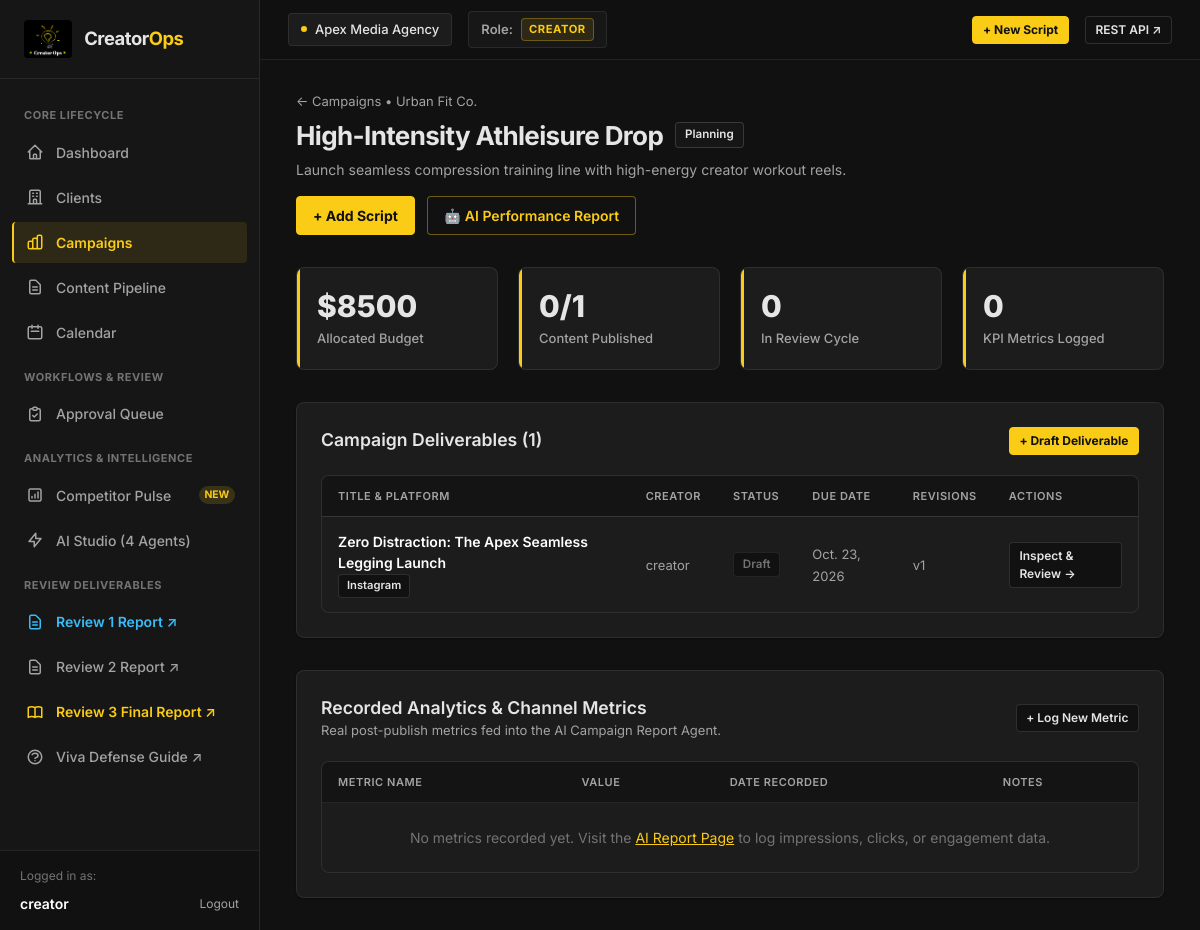
The page /campaigns/3/ (signed in) on the database as committed earlier.
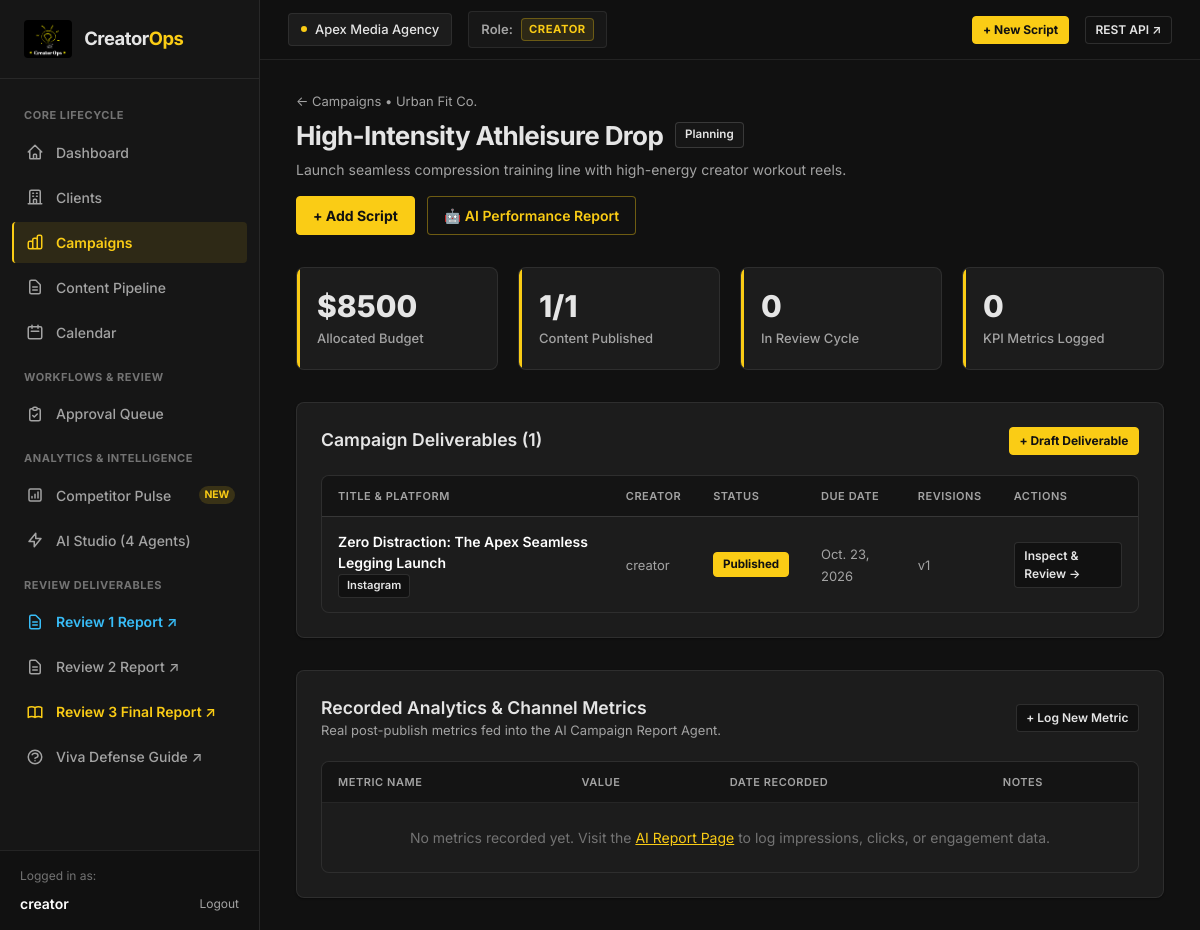
The same page on the database as committed later.
### campaigns/models.py (models this page shows, shortened)
class Campaign(models.Model):
    class Status(models.TextChoices):
        PLANNING = "PLANNING", "Planning"
        ACTIVE = "ACTIVE", "Active"
        PAUSED = "PAUSED", "Paused"
        COMPLETED = "COMPLETED", "Completed"
    client = models.ForeignKey(Client, on_delete=models.CASCADE, related_name="campaigns")
    title = models.CharField(max_length=255)
    objective = models.TextField(help_text="Campaign goal, key message, or target outcome.")
    target_audience = models.CharField(max_length=255, blank=True, default="")
    status = models.CharField(max_length=20, choices=Status.choices, default=Status.PLANNING)
    start_date = models.DateField(null=True, blank=True)
    end_date = models.DateField(null=True, blank=True)
    budget = models.DecimalField(max_digits=12, decimal_places=2, default=0.00)
    created_at = models.DateTimeField(auto_now_add=True)
    updated_at = models.DateTimeField(auto_now=True)
    class Meta:
        ordering = ["-created_at"]
    @property
    def total_content_items(self):
        return self.content_items.count()
    @property
    def published_count(self):
        return self.content_items.filter(status="published").count()
    @property
    def pending_count(self):
        return self.content_items.filter(status__in=["pending_manager", "pending_client"]).count()

### content/models.py (models this page shows, shortened)
class ContentItem(models.Model):
    class Platform(models.TextChoices):
        INSTAGRAM = "Instagram", "Instagram"
        YOUTUBE = "YouTube", "YouTube"
        LINKEDIN = "LinkedIn", "LinkedIn"
        TWITTER = "Twitter/X", "Twitter/X"
        TIKTOK = "TikTok", "TikTok"
    class Status(models.TextChoices):
        DRAFT = "draft", "Draft"
        PENDING_MANAGER = "pending_manager", "Pending Manager Review"
        PENDING_CLIENT = "pending_client", "Pending Client Approval"
        APPROVED = "approved", "Approved"
        CHANGES_REQUESTED = "changes_requested", "Changes Requested"
        SCHEDULED = "scheduled", "Scheduled"
        PUBLISHED = "published", "Published"
    campaign = models.ForeignKey(Campaign, on_delete=models.CASCADE, related_name="content_items")
    creator = models.ForeignKey(
        User, on_delete=models.SET_NULL, null=True, blank=True, related_name="created_content"
    )
    title = models.CharField(max_length=255)
    platform = models.CharField(max_length=50, choices=Platform.choices, default=Platform.INSTAGRAM)
    script_body = models.TextField(blank=True, default="", help_text="Draft script / talking points / video storyboard.")
    caption = models.TextField(blank=True, default="", help_text="Final caption, copy, hashtags.")
    due_date = models.DateField(null=True, blank=True)
    status = models.CharField(max_length=30, choices=Status.choices, default=Status.DRAFT)
    published_url = models.URLField(max_length=500, blank=True, default="")
    published_post_id = models.CharField(max_length=120, blank=True, default="")
    published_platform = models.CharField(max_length=50, blank=True, default="")
    published_at = models.DateTimeField(null=True, blank=True)
    created_at = models.DateTimeField(auto_now_add=True)
    updated_at = models.DateTimeField(auto_now=True)
    class Meta:
        ordering = ["-updated_at"]

### clients/models.py (models this page shows, shortened)
class Client(models.Model):
    workspace = models.ForeignKey(Workspace, on_delete=models.CASCADE, related_name="clients")
    name = models.CharField(max_length=255)
    contact_email = models.EmailField(blank=True, default="")
    industry = models.CharField(max_length=100, blank=True, default="")
    company_notes = models.TextField(blank=True, default="")
    brand_guidelines = models.TextField(
        blank=True,
        default="",
        help_text="Brand voice, required hashtags, compliance rules used by the AI Script Review Agent."
    )
    created_at = models.DateTimeField(auto_now_add=True)
    updated_at = models.DateTimeField(auto_now=True)
    class Meta:
        ordering = ["name"]
        unique_together = ("workspace", "name")

### campaigns/views.py (the view)
# urls.py: path("<int:pk>/", views.campaign_detail, name="detail"),
@workspace_required
def campaign_detail(request, pk):
    campaign = get_object_or_404(
        Campaign.objects.select_related("client"),
        pk=pk,
        client__workspace=request.workspace
    )
    content_items = campaign.content_items.all().select_related("creator").order_by("-created_at")
    metrics = campaign.metrics.all().order_by("-recorded_date")
    return render(request, "campaigns/detail.html", {
        "campaign": campaign,
        "content_items": content_items,
        "metrics": metrics,
    })

### workspaces/context_processors.py (called while the page is built, shortened)
def workspace_context(request):
    memberships = Membership.objects.filter(user=request.user).select_related("workspace")
    active_ws_id = request.session.get("active_workspace_id")
    active_membership = None
    if active_ws_id:
        active_membership = memberships.filter(workspace_id=active_ws_id).first()
    if not active_membership and memberships.exists():
        active_membership = memberships.first()
        request.session["active_workspace_id"] = active_membership.workspace.id
    if active_membership:
        return {
            "active_workspace": active_membership.workspace,
            "user_role": active_membership.role,
            "user_role_label": active_membership.get_role_display(),
            "user_memberships": memberships,
        }

### workspaces/permissions.py (called while the page is built)
def get_membership(user, workspace):
    if not user.is_authenticated or not workspace:
        return None
    return Membership.objects.filter(user=user, workspace=workspace).first()

### templates/campaigns/detail.html (shortened to what the changed rows need)
{% extends "base.html" %}
{% block content %}
<div class="page-header">
    <div>
        <div style="font-size: 0.8125rem; color: var(--text-muted); margin-bottom: 0.25rem;">
            <a href="{% url 'campaigns:list' %}" style="color: var(--text-muted); text-decoration: none;">&larr; Campaigns</a> &bull;
            <a href="{% url 'clients:detail' campaign.client.id %}" style="color: var(--text-muted); text-decoration: none;">{{ campaign.client.name }}</a>
        </div>
        <div style="display: flex; align-items: center; gap: 0.75rem;">
            <h1 class="page-title">{{ campaign.title }}</h1>
            <span class="badge badge-scheduled">{{ campaign.get_status_display }}</span>
        </div>
        <p class="page-subtitle">{{ campaign.objective }}</p>
    </div>
</div>
<div class="grid-4" style="margin-bottom: 2rem;">
    <div class="metric-card">
        <div>
            <div class="metric-value">${{ campaign.budget|floatformat:0 }}</div>
            <div class="metric-label">Allocated Budget</div>
        </div>
    </div>
    <div class="metric-card accent-approved">
        <div>
            <div class="metric-value">{{ campaign.published_count }}/{{ campaign.total_content_items }}</div>
            <div class="metric-label">Content Published</div>
        </div>
    </div>
    <div class="metric-card accent-client">
        <div>
            <div class="metric-value">{{ campaign.pending_count }}</div>
            <div class="metric-label">In Review Cycle</div>
        </div>
    </div>
</div>
<div class="card" style="margin-bottom: 2rem;">
    <div class="card-header">
        <h2 class="card-title">Campaign Deliverables ({{ content_items.count }})</h2>
    </div>
    <div class="table-container">
        <table class="table">
            <thead>
                <tr>
                    <th>Title & Platform</th>
                    <th>Creator</th>
                    <th>Status</th>
                    <th>Due Date</th>
                    <th>Revisions</th>
                    <th>Actions</th>
                </tr>
            </thead>
            <tbody>
                {% for item in content_items %}
                <tr>
                    <td>
                        <div style="font-weight: 600; color: #fff;">{{ item.title }}</div>
                        <span class="platform-pill platform-{{ item.platform|slugify }}">{{ item.platform }}</span>
                    </td>
                    <td>
                        <span style="font-size: 0.8125rem; color: var(--text-muted);">{{ item.creator.username|default:"Unassigned" }}</span>
                    </td>
                    <td>
                        <span class="badge badge-{{ item.status }}">{{ item.get_status_display }}</span>
                    </td>
                    <td>
                        <span style="font-size: 0.8125rem; color: var(--text-muted);">{{ item.due_date|default:"TBD" }}</span>
                    </td>
                    <td>
                        <span style="font-size: 0.8125rem; color: var(--text-muted);">v{{ item.versions.count|default:1 }}</span>
                    </td>
                    <td>
                        <a href="{% url 'content:detail' item.id %}" class="btn btn-secondary btn-sm">Inspect & Review &rarr;</a>
                    </td>
                </tr>
                {% empty %}
                <tr>
                    <td colspan="6" style="text-align: center; padding: 2rem; color: var(--text-dim);">
                        No deliverables added to this campaign yet.
                    </td>
                </tr>
                {% endfor %}
            </tbody>
        </table>
    </div>
</div>
<div class="card">
    <div class="card-header">
        <div>
            <h2 class="card-title">Recorded Analytics & Channel Metrics</h2>
        </div>
    </div>
    <div class="table-container">
        <table class="table">
            <thead>
                <tr>
                    <th>Metric Name</th>
                    <th>Value</th>
                    <th>Date Recorded</th>
                    <th>Notes</th>
                </tr>
            </thead>
        </table>
    </div>
</div>
{% endblock %}

Rows that differ between the two databases and show on the page:
computed for Campaign "High-Intensity Athleisure Drop": published_count "0" → "1"
changed ContentItem "Zero Distraction: The Apex Seamless Legging Launch": status "Draft" → "Published"
